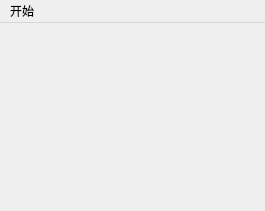
<?xml version="1.0" encoding="UTF-8"?>
<ui version="4.0">
 <class>MainScene</class>
 <widget class="QMainWindow" name="MainScene">
  <property name="geometry">
   <rect>
    <x>0</x>
    <y>0</y>
    <width>265</width>
    <height>211</height>
   </rect>
  </property>
  <property name="windowTitle">
   <string>MainScene</string>
  </property>
  <widget class="QWidget" name="centralwidget"/>
  <widget class="QMenuBar" name="menubar">
   <property name="geometry">
    <rect>
     <x>0</x>
     <y>0</y>
     <width>265</width>
     <height>17</height>
    </rect>
   </property>
   <widget class="QMenu" name="menu">
    <property name="title">
     <string>开始</string>
    </property>
    <addaction name="actionquit"/>
   </widget>
   <addaction name="menu"/>
  </widget>
  <action name="actionquit">
   <property name="text">
    <string>退出</string>
   </property>
  </action>
 </widget>
 <resources/>
 <connections/>
</ui>
